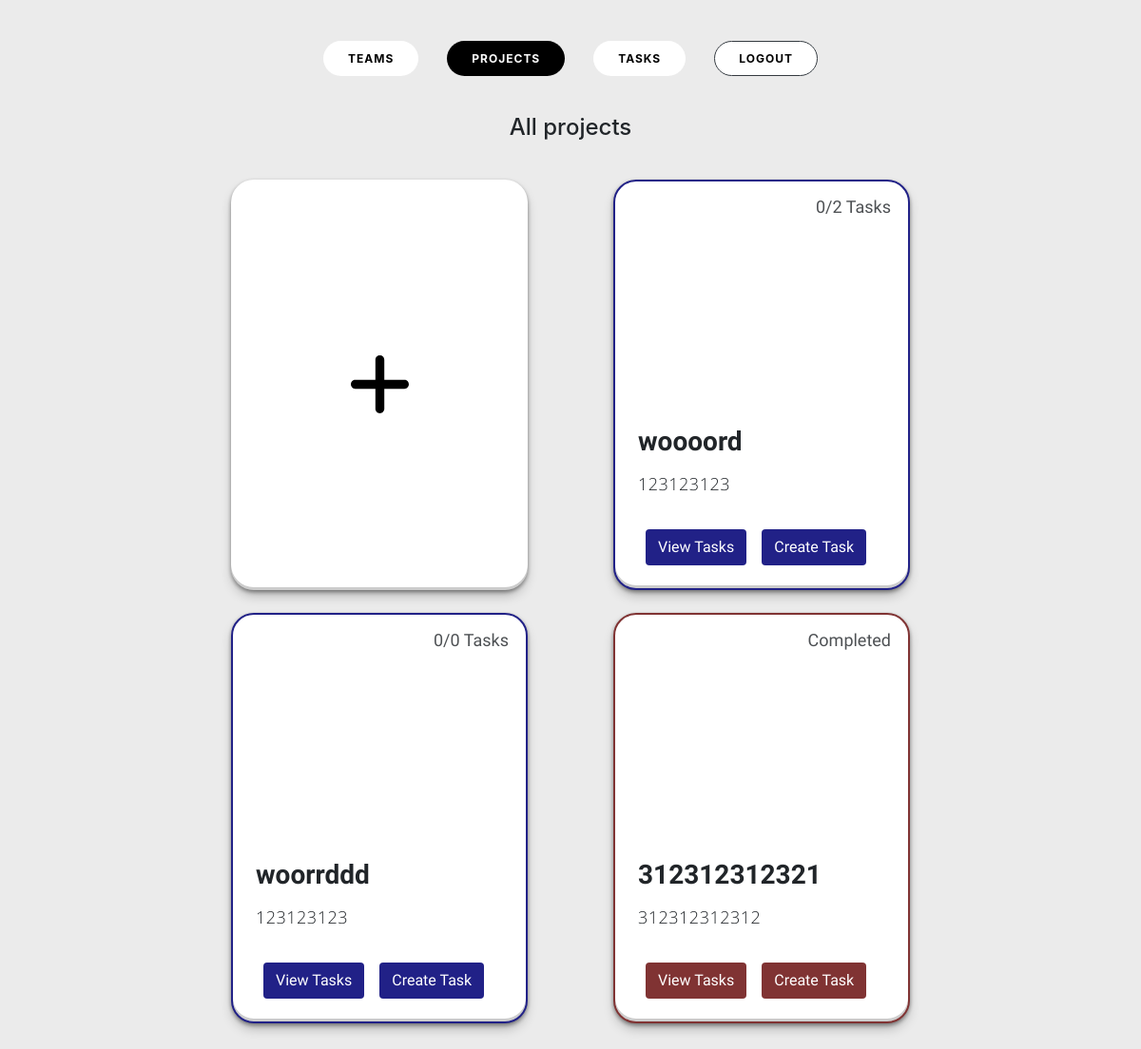
Before: / (signed in) with the older database file.
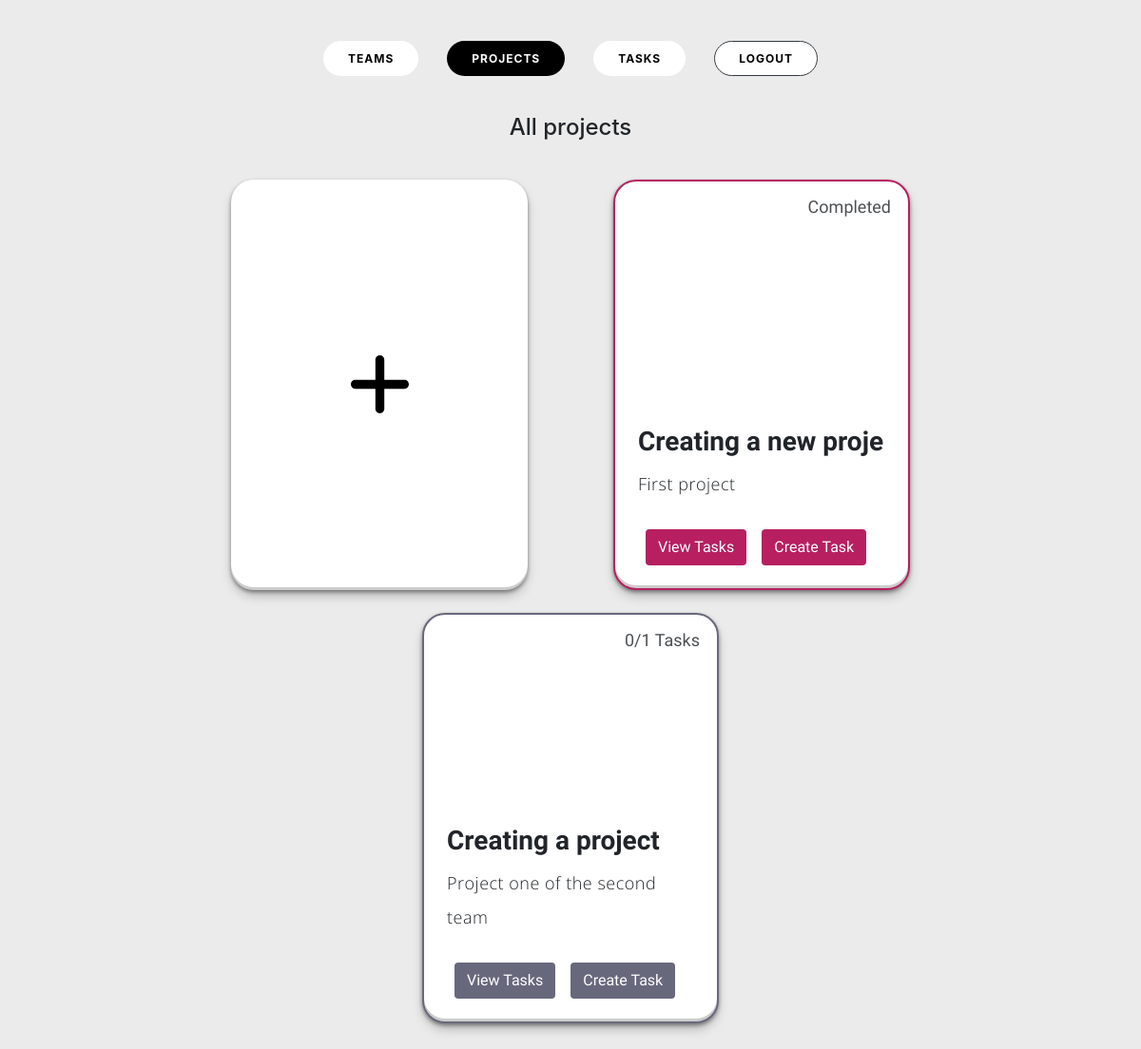
After: the same page with the newer database file.
### network/models.py (models this page shows, shortened)
class Project(models.Model):
    name = models.CharField(max_length=255)
    objective = models.TextField()
    team = models.ForeignKey(Team, on_delete=models.CASCADE)
    members = models.ManyToManyField(User, related_name='projects', default=None, null=True,)
    color = models.CharField(max_length=7, default=None, null=True, blank=True)
    is_completed = models.BooleanField(default=False)
    def completed_tasks_count(self):
        return self.task_set.filter(is_completed=True).count()

### network/views.py (the view)
# urls.py: path("", views.index, name="index"),
def index(request):
    projects = request.user.projects.all()
    message= "All projects"
    context = {
        'projects': projects,
        'message':message
    }
    return render(request, "network/index.html", context)

### network/templates/network/index.html (shortened to what this page needs)
{% extends "network/layout.html" %}
{% block body %}
<h4 class="text-center pb-3">{{ message }}</h4>
<section class="cards-wrapper row pt-3 pb-5 px-5  w-75">
    <div class="card-grid-space col pb-4">
        <a class="project_card m-auto white_bg" href="{% url 'create_project'%}">
        </a>
    </div>
    {% for project in projects %}
    <div class="card-grid-space col pb-4">
        <a class="project_card m-auto project_{{ project.id }}" style="border-color: {{ project.color }}; border-width: 2px;">
            <div>
                <h3><b>{{ project.name }}</b></h3>
                <p>{{ project.objective }}</p>
                {% if project.is_completed %}
                    <div class="date">Completed</div>
                {% else %}
                    <div class="date">{{ project.completed_tasks_count }}/{{ project.task_set.all.count }} Tasks</div>
                {% endif %}
                <div class="tags">
                    <div class="btn task_button text-white mx-2" style="background-color: {{ project.color }}"; onclick="viewTasks({{project.id}})">View Tasks</div>
                    <div class="btn task_button text-white mx-2" style="background-color: {{ project.color }}"; onclick="createTask({{project.id}})">Create Task</div>
                </div>
            </div>
        </a>
    </div>
    {% endfor %}
</section>
{% endblock %}

Changed rows visible on the page:
removed Project: name "woooord", objective "123123123", completed_tasks_count "0", task_set.all.count "2"
removed Project: name "woorrddd", objective "123123123", completed_tasks_count "0", task_set.all.count "0"
removed Project: name "312312312321", objective "312312312312", is_completed "Completed", color "#803333" (drawn)
added Project: name "Creating a new proje", objective "First project", is_completed "Completed", color "#b71f61" (drawn)
added Project: name "Creating a project", objective "Project one of the second team", completed_tasks_count "0", task_set.all.count "1", color "#68687d" (drawn)
